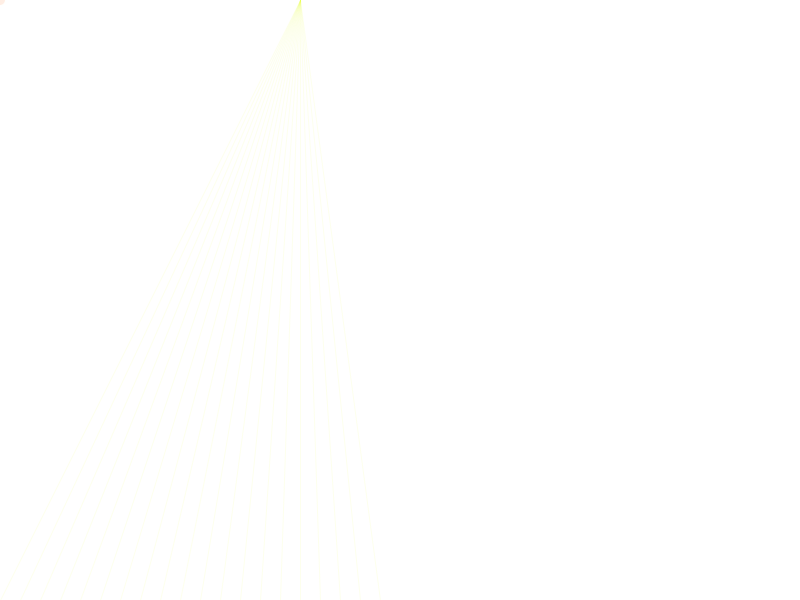
Frame 1 (no input)
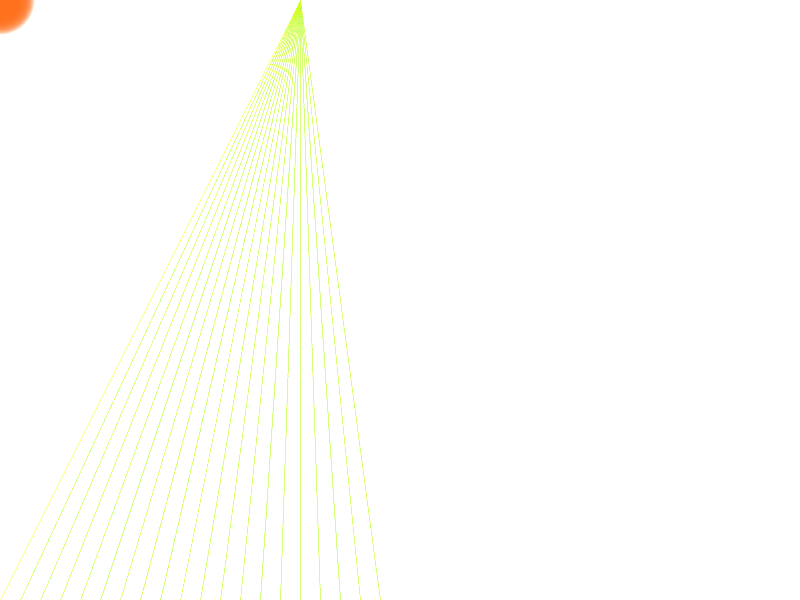
Frame 60 (the mouse pressed at the canvas centre just before this capture)
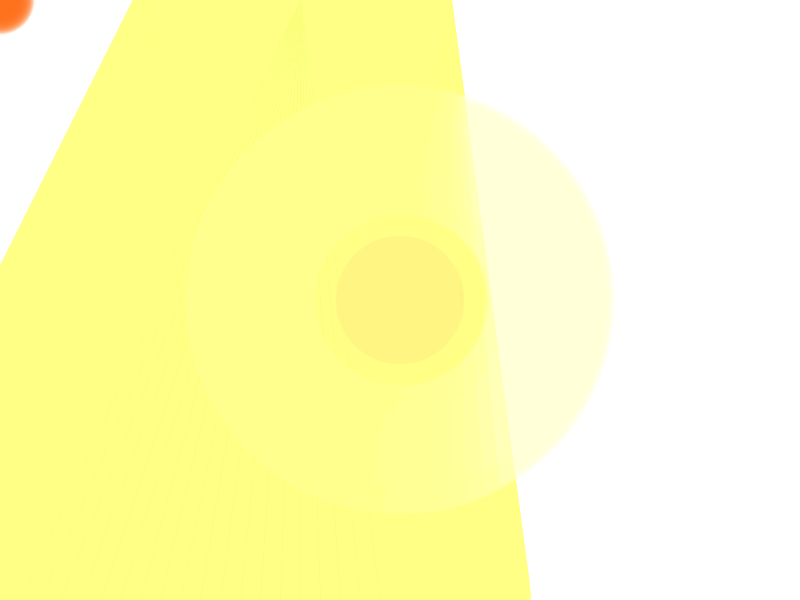
Frame 120 (the mouse held since frame 60 and released just before this capture)

The Processing sketch that drew these frames (run headless with seeded random() and noise(); from frame 60 on, the mouse is pressed at the canvas centre):

// Processing sketch: processing_101968
// ── processing_101968.pde

float circlewidth = 10;
float circleheight = 10;
int globalOpacity = 30;

void setup() {
  size(800, 600);
  background(255);
}

//creating function for the wormhole ellipse or "sun"
void wormholeGrow() {
  circlewidth = circlewidth+=1;
  circleheight = circleheight+=1;
  if (circlewidth > 500 && circleheight > 500) {
      circlewidth = 10;
      circleheight = 10;
    }
}

void draw() { 
    //"grass"
  stroke((mouseX+900)*.255,(mouseX+999)*.255,(mouseX+100)*.255,20); //pear stroke
  for(int pos = 0;pos<width/2;pos+=20){
    line(height/2,0,pos,height);
  } 
  
  fill((mouseX+999)*.255,(mouseX+450)*.255,(mouseX+100)*.255,globalOpacity); //peru gold fill
    
  //fill(0,mouseY,mouseX); //basic blue, green palette
  //stroke((mouseX+999)*.255,(mouseX+999)*.255,(mouseX+999)*.255,20); //very light strokes
  //stroke(mouseX,mouseX,mouseX,100);
  stroke((mouseX+999)*.255,(mouseX+999)*.255,(mouseX+450)*.255,globalOpacity); //wheat gold strokes
  strokeWeight(mouseY);
  //ellipse(width/2, height/2, circlewidth,circleheight); //for only a fixed circle in the centre  
  ellipse(mouseX, mouseY, circlewidth,circleheight);
  wormholeGrow();
}

void mouseDragged() {
  fill((mouseX+800)*.255,(mouseX+450)*.255,(mouseX+100)*.255,globalOpacity); //rose gold fill
  //fill((mouseX+450)*.255,(mouseX+450)*.255,(mouseX+50)*.255,globalOpacity); //vegas gold fill
  //fill(mouseX,mouseY,mouseX); //basic pink, green palette
  //ellipse((500-mouseX+1), (500-mouseY+1), circlewidth,circleheight); //creates twinned wormhole in centre when dragging
  ellipse((500-mouseX+1), (500-mouseY+1), circlewidth,circleheight); //mirrored wormhole
  wormholeGrow();
}

void mousePressed() {
    fill((mouseX+450)*.255,(mouseX+450)*.255,(mouseX+800)*.255,globalOpacity*5); //wild blue yonder fill to simulate dew
    //stroke(0,(mouseX+200)*.255,(mouseX+300)*.255,globalOpacity*2);
    //fill(mouseY,mouseX,0); //basic yellow, orange palette
    ellipse((500-mouseX+1), (500-mouseY+1), circlewidth*.5,circleheight*.5); //mirrored wormhole that is smaller
}

void mouseReleased() {
  circlewidth = 0;
  circleheight = 0;
}
